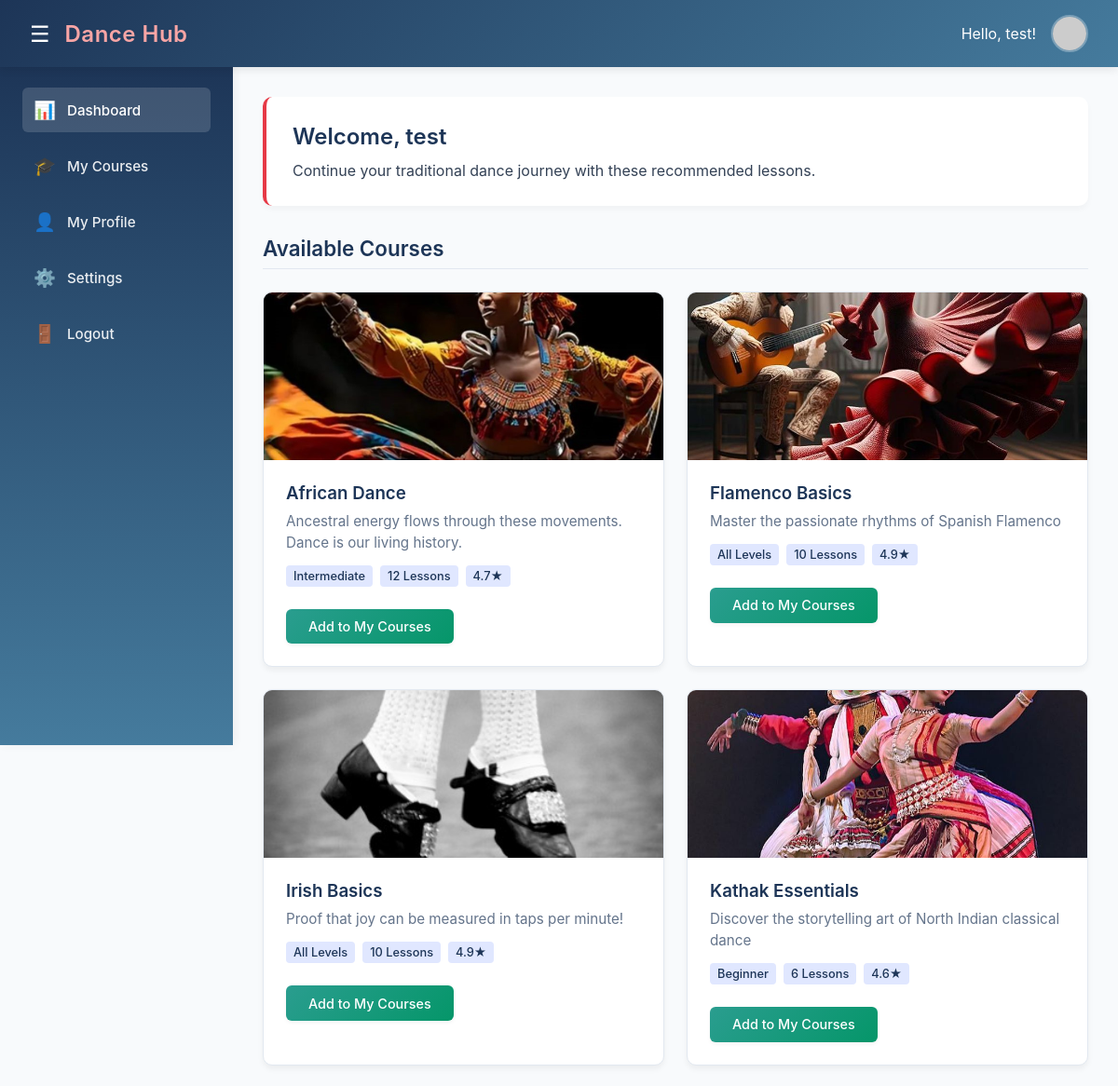
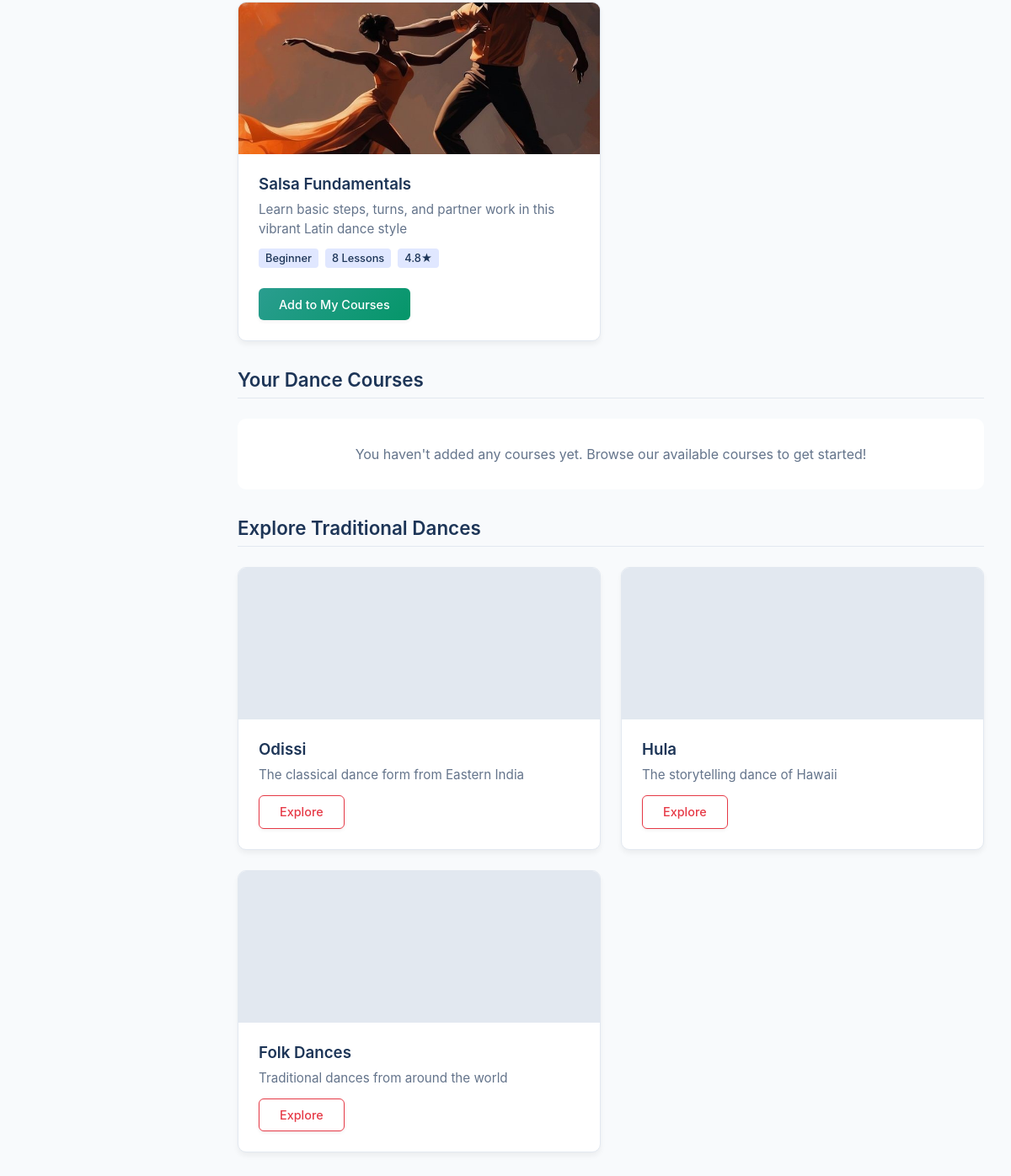
Page /user_page.php (signed in) on the committed database (2 pictures, top to bottom).
### tables this page shows
CREATE TABLE `courses` (
  `id` varchar(50) NOT NULL,
  `title` varchar(100) NOT NULL,
  `description` text NOT NULL,
  `image` varchar(100) NOT NULL,
  `difficulty` varchar(50) NOT NULL,
  `lessons` int(11) NOT NULL,
  `rating` varchar(50) NOT NULL
);

### user_page.php (the view, shortened to what this page needs)
<?php
$host = 'localhost';
$dbname = 'dance_hub';
$username = 'root';
$password = '';
try {
    $pdo = new PDO("mysql:host=$host;dbname=$dbname;charset=utf8", $username, $password);
    $pdo->setAttribute(PDO::ATTR_ERRMODE, PDO::ERRMODE_EXCEPTION);
} catch(PDOException $e) {
    die("Connection failed: " . $e->getMessage());
}
function getAvailableCourses($pdo, $userEmail) {
    try {
        $stmt = $pdo->prepare("
            SELECT c.*
            FROM courses c
            LEFT JOIN user_courses uc ON c.id = uc.course_id AND uc.user_email = ?
            WHERE uc.course_id IS NULL
            ORDER BY c.title
        ");
        $stmt->execute([$userEmail]);
        return $stmt->fetchAll(PDO::FETCH_ASSOC);
    } catch(PDOException $e) {
        error_log("Error fetching available courses: " . $e->getMessage());
        return [];
    }
}
$availableCourses = getAvailableCourses($pdo, $_SESSION['email']);
$myCourses = [];
?>
<!DOCTYPE html>
<html lang="en">
<head>
    <link rel="stylesheet" href="https://cdnjs.cloudflare.com/ajax/libs/font-awesome/6.4.0/css/all.min.css">
</head>
<body>
    <header>
        <div class="logo">
            <button class="menu-toggle" id="menuToggle">☰</button>
            <span>Dance <span>Hub</span></span>
        </div>
        <div class="user-menu">
            <span>Hello, <?= htmlspecialchars($_SESSION['name'] ?? 'User'); ?>!</span>
            <img src="https://via.placeholder.com/40/1e40af/ffffff?text=<?= strtoupper(substr($_SESSION['name'] ?? 'U', 0, 1)); ?>" alt="User profile">
        </div>
    </header>
    <div class="container">
        <aside class="sidebar" id="sidebar">
            <nav class="sidebar-nav">
                <ul>
                    <li><a href="user_page.php" class="active" data-icon="📊">Dashboard</a></li>
                    <li><a href="my_courses.php" data-icon="🎓">My Courses</a></li>
                    <li><a href="my_profile.php" data-icon="👤">My Profile</a></li>
                    <li><a href="settings.php" data-icon="⚙️">Settings</a></li>
                    <li><button onclick="window.location.href='logout.php'" class="sidebar-btn" data-icon="🚪">Logout</button></li>
                </ul>
            </nav>
        </aside>
        <main class="main-content" id="mainContent">
            <section class="welcome-section">
                <h1>Welcome, <?= htmlspecialchars($_SESSION['name'] ?? 'User'); ?></h1>
                <p>Continue your traditional dance journey with these recommended lessons.</p>
            </section>
            <section class="content-section">
                <h2>Available Courses</h2>
                <div class="categories">
                    <?php foreach ($availableCourses as $course): ?>
                    <div class="category-card">
                        <div class="category-img" style="background-image: url('<?= htmlspecialchars($course['image'] ?? 'default.jpg') ?>')"></div>
                        <div class="category-info">
                            <h3><?= htmlspecialchars($course['title']) ?></h3>
                            <p><?= htmlspecialchars($course['description']) ?></p>
                            <div class="course-details">
                                <span class="badge"><?= htmlspecialchars($course['difficulty'] ?? 'All Levels') ?></span>
                                <span class="badge"><?= htmlspecialchars($course['lessons'] ?? 0) ?> Lessons</span>
                                <span class="badge"><?= htmlspecialchars($course['rating'] ?? '4.5★') ?></span>
                            </div>
                            <button class="btn btn-add-course" data-course="<?= htmlspecialchars($course['id']) ?>">
                                Add to My Courses
                            </button>
                        </div>
                    </div>
                    <?php endforeach; ?>
                </div>
            </section>
            <section class="content-section">
                <h2>Your Dance Courses</h2>
                <div class="categories">
                    <?php if (empty($myCourses)): ?>
                    <div class="empty-state">
                        <p>You haven't added any courses yet. Browse our available courses to get started!</p>
                    </div>
                    <?php endif; ?>
                </div>
            </section>
            <section class="content-section">
                <h2>Explore Traditional Dances</h2>
                <div class="categories">
                    <div class="category-card">
                        <div class="category-img" style="background-image: url('https://source.unsplash.com/random/300x180/?odissi,dance')"></div>
                        <div class="category-info">
                            <h3>Odissi</h3>
                            <p>The classical dance form from Eastern India</p>
                            <a href="#" class="btn btn-outline">Explore</a>
                        </div>
                    </div>
                    <div class="category-card">
                        <div class="category-img" style="background-image: url('https://source.unsplash.com/random/300x180/?hula,dance')"></div>
                        <div class="category-info">
                            <h3>Hula</h3>
                            <p>The storytelling dance of Hawaii</p>
                            <a href="#" class="btn btn-outline">Explore</a>
                        </div>
                    </div>
                    <div class="category-card">
                        <div class="category-img" style="background-image: url('https://source.unsplash.com/random/300x180/?folk,dance')"></div>
                        <div class="category-info">
                            <h3>Folk Dances</h3>
                            <p>Traditional dances from around the world</p>
                            <a href="#" class="btn btn-outline">Explore</a>
                        </div>
                    </div>
                </div>
            </section>
        </main>
    </div>
</body>
</html>

### rows in the picture
courses: image (picture), title "African Dance", description "Ancestral energy flows through these movements. Dance is our living history.", difficulty "Intermediate", lessons "12", rating "4.7★"
courses: image (picture), title "Flamenco Basics", description "Master the passionate rhythms of Spanish Flamenco", difficulty "All Levels", lessons "10", rating "4.9★"
courses: image (picture), title "Irish Basics", description "Proof that joy can be measured in taps per minute!", difficulty "All Levels", lessons "10", rating "4.9★"
courses: image (picture), title "Kathak Essentials", description "Discover the storytelling art of North Indian classical dance", difficulty "Beginner", lessons "6", rating "4.6★"
courses: image (picture), title "Salsa Fundamentals", description "Learn basic steps, turns, and partner work in this vibrant Latin dance style", difficulty "Beginner", lessons "8", rating "4.8★"

### other values in the picture
$_SESSION['name'] "test"
